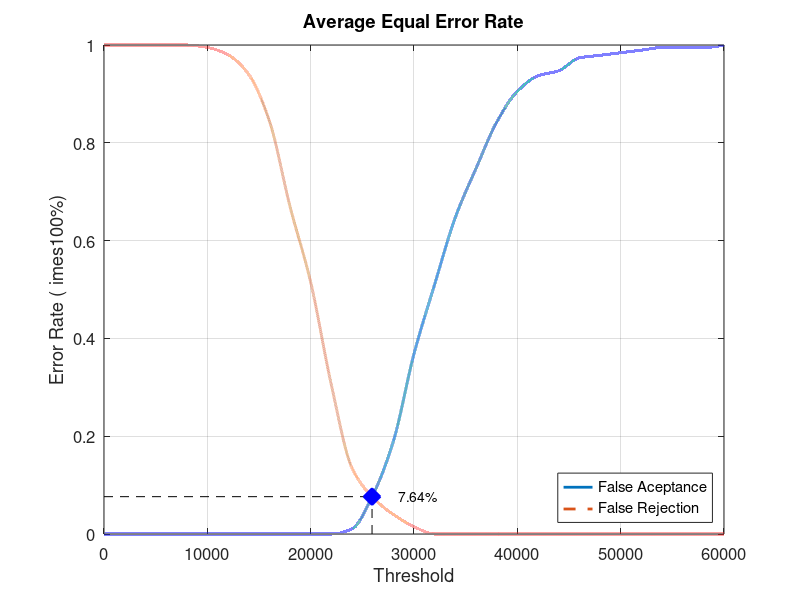
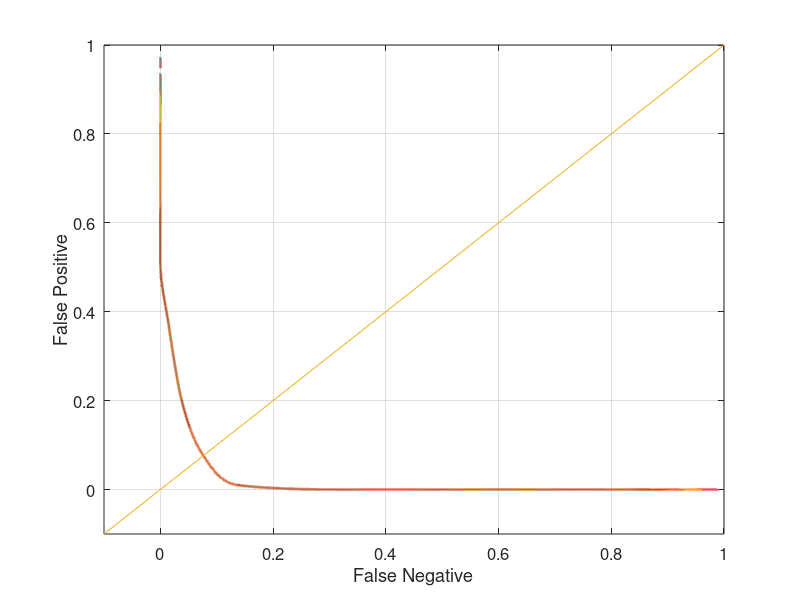

Write MATLAB code to recreate these figures, in order.
close all;
clear;
clc;
x = 0:2000:60000;
xq = 0:0.5:60000;

y0 = [0 0 0 0 0 0 0 0 0 0 0 0 0.0105263 0.0789474 0.189474 0.368421 0.510526 0.647368 0.747368 0.842105 0.905263 0.936842 0.947368 0.973684 0.978947 0.984211 0.989474 0.994737 0.994737 0.994737 1]
yy0 = interp1(x, y0, xq, 'pchip');
y1 = [1 1 1 1 1 0.995 0.98 0.94 0.845 0.67 0.515 0.305 0.135 0.075 0.04 0.015 0 0 0 0 0 0 0 0 0 0 0 0 0 0 0]
yy1 = interp1(x, y1, xq, 'pchip');

% Calculating EER: 
y2 = abs(y0 - y1);
find(y2 == min(y2))
yy2 = abs(yy0 - yy1);
xEER = find(yy2 == min(yy2));
xEERIndex = xq(xEER) % X-axis EER
yEER = yy0(xEER) % Y-axis EER

main = figure
plot(xq, yy0,'-','LineWidth', 2);	hold on
plot(xq, yy1,'--','LineWidth', 2);	hold on
plot([xEERIndex xEERIndex], [0 yEER], 'k--');	hold on
plot([0 xEERIndex], [yEER yEER], 'k--');	hold on
plot(xEERIndex, yEER, 'bx', 'LineWidth', 10);	hold on
text(xEERIndex + 10 * xEERIndex / 100, yEER, [num2str(round((10000 * yEER)) / 100) '%'])
legend('False Aceptance', 'False Rejection', 'Location', 'SouthEast')
xlabel('Threshold')
ylabel('Error Rate (	imes100%)')
title('Average Equal Error Rate')
set(gca, 'FontSize', 12)
axis([0 60000 0 1])
grid on

print(main, 'Database4_3Main', '-dpng');
FNRxFPR = figure('Color', [1 1 1]);
plot(yy1, yy0, '-', yy1, yy0, 'LineWidth', 2);
hold on
y = -0.1:0.1:1
plot(y, y); 
set(gca, 'FontSize', 12)
xlabel('False Negative')
ylabel('False Positive')
axis([-0.1 1 -0.1 1])
set(gca, 'FontSize', 12)
grid on

print(FNRxFPR, 'Database4_3FNRxFPR','-dpng');
